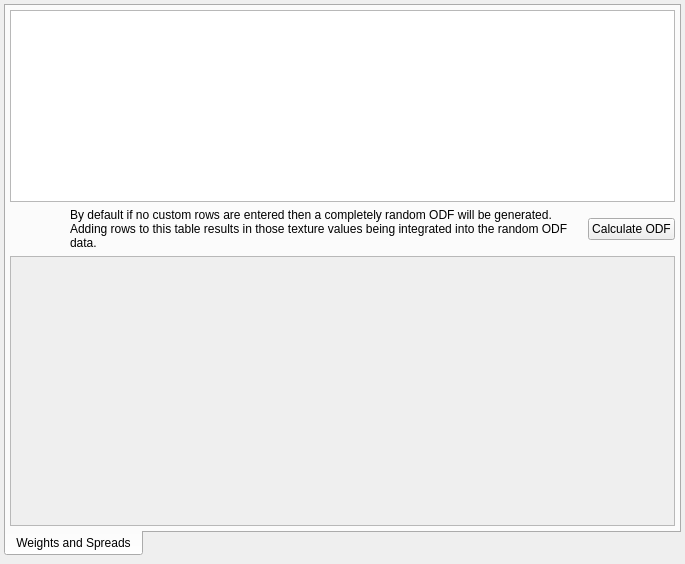
<?xml version="1.0" encoding="UTF-8"?>
<ui version="4.0">
 <class>SGAxisODFWidget</class>
 <widget class="QWidget" name="SGAxisODFWidget">
  <property name="geometry">
   <rect>
    <x>0</x>
    <y>0</y>
    <width>685</width>
    <height>564</height>
   </rect>
  </property>
  <property name="windowTitle">
   <string>Form</string>
  </property>
  <layout class="QVBoxLayout" name="verticalLayout_2">
   <property name="spacing">
    <number>6</number>
   </property>
   <property name="leftMargin">
    <number>4</number>
   </property>
   <property name="topMargin">
    <number>4</number>
   </property>
   <property name="rightMargin">
    <number>4</number>
   </property>
   <property name="bottomMargin">
    <number>8</number>
   </property>
   <item>
    <widget class="QTabWidget" name="tabWidget">
     <property name="autoFillBackground">
      <bool>false</bool>
     </property>
     <property name="tabPosition">
      <enum>QTabWidget::South</enum>
     </property>
     <property name="currentIndex">
      <number>0</number>
     </property>
     <widget class="QWidget" name="weightsSpreadsTab">
      <attribute name="title">
       <string>Weights and Spreads</string>
      </attribute>
      <layout class="QGridLayout" name="gridLayout">
       <property name="margin">
        <number>4</number>
       </property>
       <item row="0" column="0" rowspan="2">
        <widget class="QTableView" name="m_ODFTableView">
         <property name="sizePolicy">
          <sizepolicy hsizetype="Minimum" vsizetype="Expanding">
           <horstretch>0</horstretch>
           <verstretch>0</verstretch>
          </sizepolicy>
         </property>
         <property name="minimumSize">
          <size>
           <width>300</width>
           <height>100</height>
          </size>
         </property>
        </widget>
       </item>
       <item row="3" column="0">
        <widget class="QScrollArea" name="m_PFScrollArea">
         <property name="minimumSize">
          <size>
           <width>0</width>
           <height>0</height>
          </size>
         </property>
         <property name="widgetResizable">
          <bool>true</bool>
         </property>
         <widget class="QWidget" name="scrollAreaWidgetContents">
          <property name="geometry">
           <rect>
            <x>0</x>
            <y>0</y>
            <width>661</width>
            <height>241</height>
           </rect>
          </property>
          <layout class="QHBoxLayout" name="horizontalLayout">
           <property name="spacing">
            <number>4</number>
           </property>
           <property name="margin">
            <number>5</number>
           </property>
           <item>
            <widget class="QLabel" name="m_001PF">
             <property name="text">
              <string/>
             </property>
            </widget>
           </item>
           <item>
            <widget class="QLabel" name="m_011PF">
             <property name="text">
              <string/>
             </property>
            </widget>
           </item>
           <item>
            <widget class="QLabel" name="m_111PF">
             <property name="text">
              <string/>
             </property>
            </widget>
           </item>
           <item>
            <spacer name="horizontalSpacer_7">
             <property name="orientation">
              <enum>Qt::Horizontal</enum>
             </property>
             <property name="sizeHint" stdset="0">
              <size>
               <width>40</width>
               <height>20</height>
              </size>
             </property>
            </spacer>
           </item>
          </layout>
         </widget>
        </widget>
       </item>
       <item row="2" column="0">
        <layout class="QHBoxLayout" name="horizontalLayout_4" stretch="0,0,0,0">
         <property name="sizeConstraint">
          <enum>QLayout::SetMinAndMaxSize</enum>
         </property>
         <item>
          <widget class="QPushButton" name="addODFTextureBtn">
           <property name="minimumSize">
            <size>
             <width>24</width>
             <height>24</height>
            </size>
           </property>
           <property name="maximumSize">
            <size>
             <width>24</width>
             <height>24</height>
            </size>
           </property>
           <property name="toolTip">
            <string>Add MDF Weight</string>
           </property>
           <property name="text">
            <string/>
           </property>
           <property name="icon">
            <iconset resource="../../../../Resources/icons/images/Icons.qrc">
             <normaloff>:/add2.png</normaloff>:/add2.png</iconset>
           </property>
           <property name="iconSize">
            <size>
             <width>24</width>
             <height>24</height>
            </size>
           </property>
           <property name="flat">
            <bool>true</bool>
           </property>
          </widget>
         </item>
         <item>
          <widget class="QPushButton" name="deleteODFTextureBtn">
           <property name="sizePolicy">
            <sizepolicy hsizetype="Fixed" vsizetype="Fixed">
             <horstretch>0</horstretch>
             <verstretch>0</verstretch>
            </sizepolicy>
           </property>
           <property name="minimumSize">
            <size>
             <width>24</width>
             <height>24</height>
            </size>
           </property>
           <property name="maximumSize">
            <size>
             <width>24</width>
             <height>24</height>
            </size>
           </property>
           <property name="toolTip">
            <string>Remove MDF Weight</string>
           </property>
           <property name="text">
            <string/>
           </property>
           <property name="icon">
            <iconset resource="../../../../Resources/icons/images/Icons.qrc">
             <normaloff>:/delete2.png</normaloff>:/delete2.png</iconset>
           </property>
           <property name="iconSize">
            <size>
             <width>24</width>
             <height>24</height>
            </size>
           </property>
           <property name="flat">
            <bool>true</bool>
           </property>
          </widget>
         </item>
         <item>
          <widget class="QLabel" name="label_2">
           <property name="sizePolicy">
            <sizepolicy hsizetype="Preferred" vsizetype="Preferred">
             <horstretch>0</horstretch>
             <verstretch>0</verstretch>
            </sizepolicy>
           </property>
           <property name="text">
            <string>By default if no custom rows are entered then a completely random ODF will be generated. Adding rows to this table results in those texture values being integrated into the random ODF data.</string>
           </property>
           <property name="scaledContents">
            <bool>false</bool>
           </property>
           <property name="wordWrap">
            <bool>true</bool>
           </property>
          </widget>
         </item>
         <item>
          <widget class="QPushButton" name="m_CalculateODFBtn">
           <property name="sizePolicy">
            <sizepolicy hsizetype="Maximum" vsizetype="Fixed">
             <horstretch>0</horstretch>
             <verstretch>0</verstretch>
            </sizepolicy>
           </property>
           <property name="text">
            <string>Calculate ODF</string>
           </property>
          </widget>
         </item>
        </layout>
       </item>
      </layout>
     </widget>
    </widget>
   </item>
  </layout>
 </widget>
 <resources>
  <include location="../../../../Resources/icons/images/Icons.qrc"/>
 </resources>
 <connections/>
</ui>
